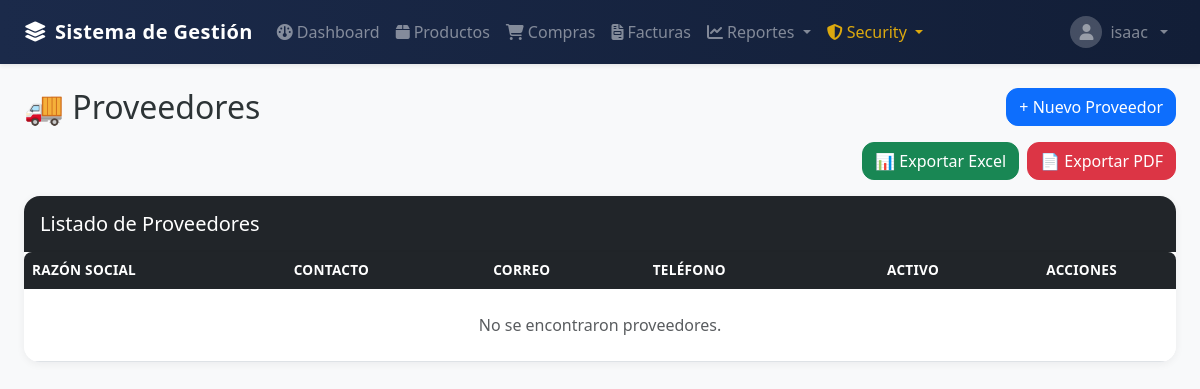
The app's page /suppliers/ (signed in), older data.
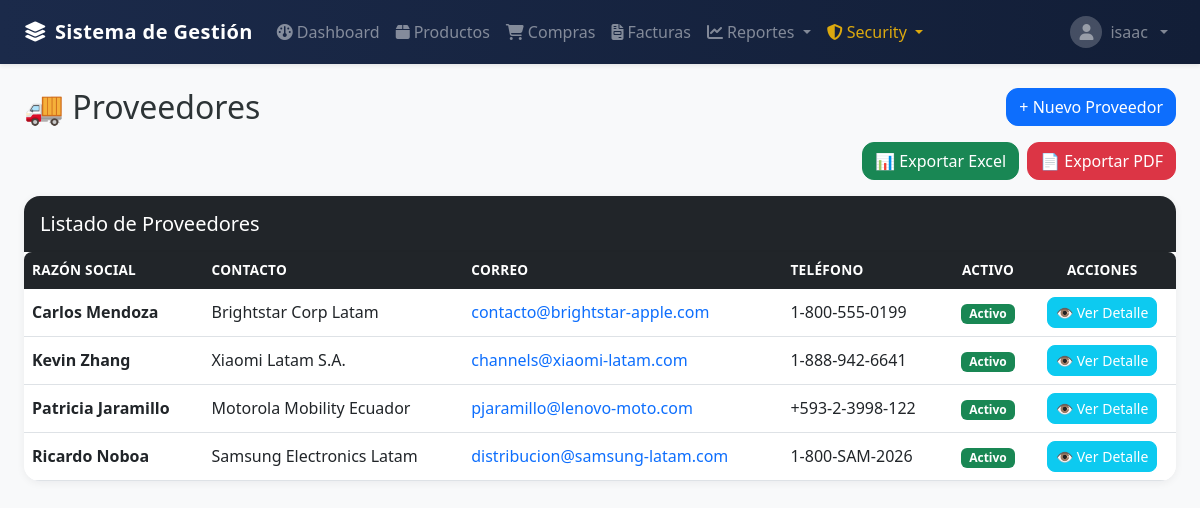
The same page, newer data.
### billing/models.py (models this page shows, shortened)
class Supplier(models.Model):
    name = models.CharField(max_length=200, verbose_name='Company Name')
    contact_name = models.CharField(max_length=200, blank=True, null=True)
    email = models.EmailField(blank=True, null=True)
    phone = models.CharField(max_length=20, blank=True, null=True)
    address = models.TextField(blank=True, null=True)
    is_active = models.BooleanField(default=True)
    created_at = models.DateTimeField(auto_now_add=True)
    updated_at = models.DateTimeField(auto_now=True)
    class Meta:
        verbose_name = 'Supplier'
        verbose_name_plural = 'Suppliers'
        ordering = ['name']

### billing/views.py (the view)
# urls.py: path('suppliers/', views.SupplierListView.as_view(), name='supplier_list'),
class SupplierListView(ModulePermissionRequiredMixin, ExportMixin, ListView):
    permission_required = 'security.view_products'
    model = Supplier
    template_name = 'billing/supplier_list.html'
    context_object_name = 'items'
    export_filename = 'listado_proveedores'
    export_headers = ['Razón Social', 'Contacto', 'Correo', 'Teléfono', 'Dirección', 'Activo']
    export_fields = ['name', 'contact_name', 'email', 'phone', 'address', 'is_active']

### security/templatetags/security_tags.py (called while the page is built)
@register.filter(name='has_group')
def has_group(user, group_name):
    if not user.is_authenticated:
        return False
    if user.is_superuser:
        return True
    return user.groups.filter(name=group_name).exists()

@register.filter(name='has_permission')
def has_permission(user, codename):
    if not user.is_authenticated:
        return False
    if user.is_superuser:
        return True
    perm_name = codename if '.' in codename else f'security.{codename}'
    return user.has_perm(perm_name)

### shared/mixins.py (called while the page is built)
    def get(self, request, *args, **kwargs):
        fmt = request.GET.get('export', '').lower()
        if fmt in ('pdf', 'excel'):
            qs = self._get_export_queryset(request)
            if fmt == 'pdf':
                return build_pdf_response(qs, self.export_filename, self.export_headers, self.export_fields)
            return build_excel_response(qs, self.export_filename, self.export_headers, self.export_fields)
        return super().get(request, *args, **kwargs)

### templates/billing/supplier_list.html (shortened to what this page needs)
{% extends 'billing/base.html' %}
{% block content %}
<div class="d-flex justify-content-between align-items-center mb-3">
  <h2 class="mb-0">🚚 Proveedores</h2>
  <a href="{% url 'billing:supplier_create' %}" class="btn btn-primary">+ Nuevo Proveedor</a>
</div>
<div class="d-flex justify-content-end gap-2 mb-3">
  <a href="?export=excel" class="btn btn-success">📊 Exportar Excel</a>
  <a href="?export=pdf" class="btn btn-danger">📄 Exportar PDF</a>
</div>
<div class="card shadow-sm border-0 rounded-4 overflow-hidden">
  <div class="card-header bg-dark text-white border-0 py-3">
    <h5 class="mb-0">Listado de Proveedores</h5>
  </div>
  <div class="card-body p-0">
    <table class="table table-hover align-middle bg-white rounded-3 shadow-sm overflow-hidden mb-0">
      <thead class="table-dark">
        <tr>
          <th>Razón Social</th>
          <th>Contacto</th>
          <th>Correo</th>
          <th>Teléfono</th>
          <th class="text-center">Activo</th>
          <th class="text-center">Acciones</th>
        </tr>
      </thead>
      <tbody>
        {% for item in items %}
        <tr>
          <td class="fw-semibold">{{ item.name }}</td>
          <td>{{ item.contact_name|default:"—" }}</td>
          <td>
            {% if item.email %}
              <a href="mailto:{{ item.email }}" class="text-decoration-none">{{ item.email }}</a>
            {% else %}—{% endif %}
          </td>
          <td>{{ item.phone|default:"—" }}</td>
          <td class="text-center">
            {% if item.is_active %}
              <span class="badge bg-success">Activo</span>
            {% else %}
              <span class="badge bg-secondary">Inactivo</span>
            {% endif %}
          </td>
          <td class="text-center text-nowrap">
            <a href="{% url 'billing:supplier_detail' item.pk %}" class="btn btn-sm btn-info text-white">👁 Ver Detalle</a>
          </td>
        </tr>
        {% empty %}
        <tr>
          <td colspan="6" class="text-center text-muted py-4">No se encontraron proveedores.</td>
        </tr>
        {% endfor %}
      </tbody>
    </table>
  </div>
</div>
{% endblock %}

Row changes from the older to the newer data that the page shows:
added Supplier: name "Carlos Mendoza", contact_name "Brightstar Corp Latam", email "contacto@brightstar-apple.com", phone "1-800-555-0199", is_active "Activo"
added Supplier: name "Kevin Zhang", contact_name "Xiaomi Latam S.A.", email "channels@xiaomi-latam.com", phone "1-888-942-6641", is_active "Activo"
added Supplier: name "Patricia Jaramillo", contact_name "Motorola Mobility Ecuador", email "pjaramillo@lenovo-moto.com", phone "+593-2-3998-122", is_active "Activo"
added Supplier: name "Ricardo Noboa", contact_name "Samsung Electronics Latam", email "distribucion@samsung-latam.com", phone "1-800-SAM-2026", is_active "Activo"
Text that changed along with them:
text no longer shown: "No se encontraron proveedores."
